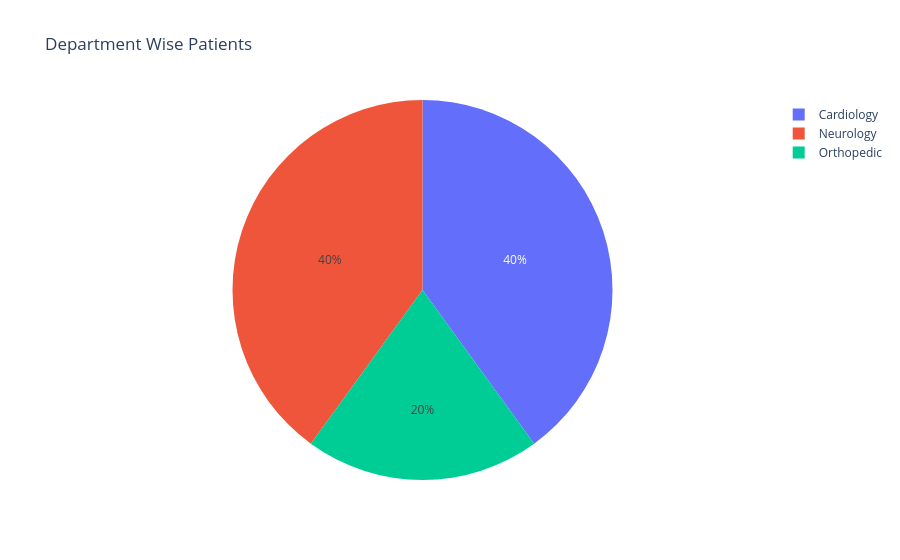

The code cell stored with this chart in its notebook:
### Code cell
# Interactive Pie Chart
fig = px.pie(department_patients,names='department',values='patient_id',title='Department Wise Patients')
fig.show()

### Figure 1 — Plotly figure (JSON) as saved in the notebook; plotly's stock layout.template omitted (floating-point values rounded to 4 significant figures)
{"data": [{"domain": {"x": [0, 1], "y": [0, 1]}, "hovertemplate": "department=%{label}<br>patient_id=%{value}<extra></extra>", "labels": ["Cardiology", "Neurology", "Orthopedic"], "legendgroup": "", "name": "", "showlegend": true, "type": "pie", "values": [2, 2, 1]}], "layout": {"legend": {"tracegroupgap": 0}, "title": {"text": "Department Wise Patients"}}}
